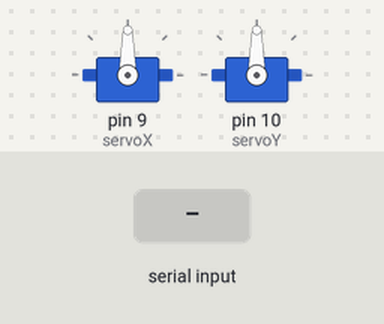
Simulated run of this sketch. Board: Arduino Uno, built with avr-gcc and run on an emulated ATmega328P. On the bench: 2 × servo. The inputs (shaded band) are chosen by the test bench.

Above: at 1.2 s.
1.3 s: "90,45\n" received over Serial
At 1.6 s:
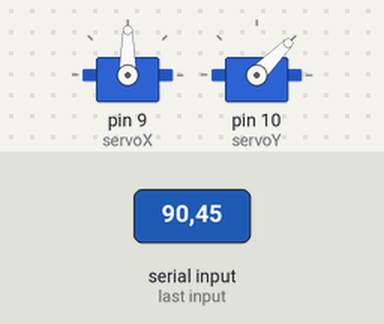
2.8 s: "30,150\n" received over Serial
At 4.0 s:
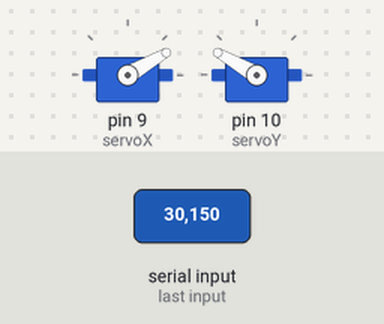
4.3 s: "1,90\n" received over Serial
At 5.1 s:
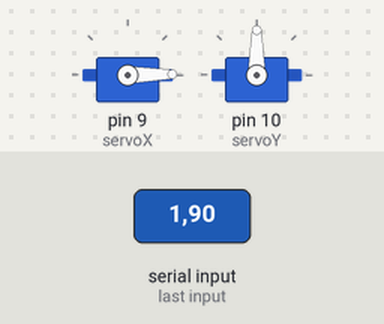
Timing chart, 0 to 7.3 s (numbered marks = the images above; inputs shaded):
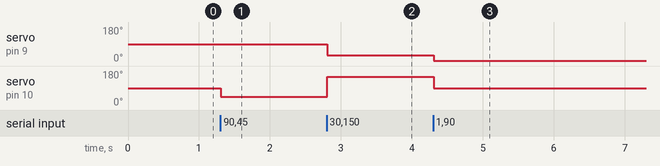

Measured:
- after the input at 1.3 s, servo on pin 10 (servoY): 90° → 45° at once
- after the input at 2.8 s, servo on pin 9 (servoX): 90° → 30° at once; servo on pin 10 (servoY): 45° → 150° at once
- after the input at 4.3 s, servo on pin 9 (servoX): 30° → 1° at once; servo on pin 10 (servoY): 150° → 90° at once

The sketch:

arduino_py.ino
```cpp
#include <Servo.h>

Servo servoX; // Servo for pan (horizontal)
Servo servoY; // Servo for tilt (vertical)

void setup() {
  Serial.begin(9600);
  servoX.attach(9); // Connect to pin D9
  servoY.attach(10); // Connect to pin D10
  servoX.write(90);  // Initial position
  servoY.write(90);  // Initial position
}


void loop() {
  if (Serial.available() > 0) {
    String data = Serial.readStringUntil('\n'); // Read data from Python
    int delimiterIndex = data.indexOf(',');    // Find the comma delimiter
    if (delimiterIndex > 0) {
      int angleX = data.substring(0, delimiterIndex).toInt();
      int angleY = data.substring(delimiterIndex + 1).toInt();

      // Constrain angles to servo limits (0-180)
      angleX = constrain(angleX, 0, 180);
      angleY = constrain(angleY, 0, 180);

      servoX.write(angleX);
      servoY.write(angleY);
    }
  }
}
```

reset_servo_pos.ino
```cpp
// #include <Servo.h>

// Servo myservo;

// void setup() {
//   Serial.begin(9600);
//   myservo.attach(10);
// }

// void loop() {
//   myservo.write(100);
// }
```
